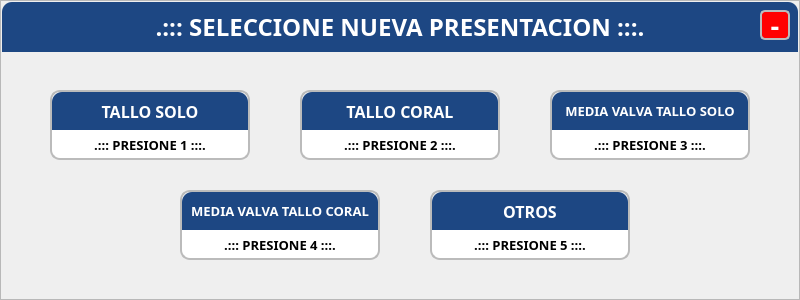
    <widget class="QFrame" name="frmEditarPresentacion">
     <property name="geometry">
      <rect>
       <x>400</x>
       <y>300</y>
       <width>800</width>
       <height>300</height>
      </rect>
     </property>
     <property name="styleSheet">
      <string notr="true">#frmEditarPresentacion{background-color: rgb(255, 255, 255);
color: rgb(0, 0, 0);
border:none;
border-radius: 10px;
border: 2px solid #D9D9D9;}</string>
     </property>
     <property name="frameShape">
      <enum>QFrame::StyledPanel</enum>
     </property>
     <property name="frameShadow">
      <enum>QFrame::Raised</enum>
     </property>
     <widget class="QFrame" name="frmBtnTalloSoloEditarPresentacion">
      <property name="geometry">
       <rect>
        <x>50</x>
        <y>90</y>
        <width>200</width>
        <height>70</height>
       </rect>
      </property>
      <property name="styleSheet">
       <string notr="true">#frmBtnTalloSoloEditarPresentacion{
background-color: rgb(255, 255, 255);
border-radius: 10px;
border: 2px solid #bbbbbb;
}</string>
      </property>
      <property name="frameShape">
       <enum>QFrame::StyledPanel</enum>
      </property>
      <property name="frameShadow">
       <enum>QFrame::Raised</enum>
      </property>
      <widget class="QLabel" name="lblPresione1EditarPresentacion">
       <property name="geometry">
        <rect>
         <x>0</x>
         <y>40</y>
         <width>200</width>
         <height>30</height>
        </rect>
       </property>
       <property name="font">
        <font>
         <family>Poppins</family>
         <pointsize>10</pointsize>
         <weight>75</weight>
         <bold>true</bold>
        </font>
       </property>
       <property name="text">
        <string>.::: PRESIONE 1 :::.</string>
       </property>
       <property name="alignment">
        <set>Qt::AlignCenter</set>
       </property>
      </widget>
      <widget class="QLabel" name="lblEditarPresentacionTalloSolo">
       <property name="geometry">
        <rect>
         <x>2</x>
         <y>2</y>
         <width>196</width>
         <height>38</height>
        </rect>
       </property>
       <property name="font">
        <font>
         <family>Poppins</family>
         <pointsize>12</pointsize>
         <weight>75</weight>
         <bold>true</bold>
        </font>
       </property>
       <property name="styleSheet">
        <string notr="true">color: rgb(255, 255, 255);
border-top-left-radius: 10px;
border-top-right-radius: 10px;
background-color: rgb(29, 71, 131);</string>
       </property>
       <property name="text">
        <string>TALLO SOLO</string>
       </property>
       <property name="alignment">
        <set>Qt::AlignCenter</set>
       </property>
      </widget>
     </widget>
     <widget class="QFrame" name="frmBtnTalloCoralEditarPresentacion">
      <property name="geometry">
       <rect>
        <x>300</x>
        <y>90</y>
        <width>200</width>
        <height>70</height>
       </rect>
      </property>
      <property name="styleSheet">
       <string notr="true">#frmBtnTalloCoralEditarPresentacion{
background-color: rgb(255, 255, 255);
border-radius: 10px;
border: 2px solid #bbbbbb;
}</string>
      </property>
      <property name="frameShape">
       <enum>QFrame::StyledPanel</enum>
      </property>
      <property name="frameShadow">
       <enum>QFrame::Raised</enum>
      </property>
      <widget class="QLabel" name="lblPresione2EditarPresentacion">
       <property name="geometry">
        <rect>
         <x>0</x>
         <y>40</y>
         <width>200</width>
         <height>30</height>
        </rect>
       </property>
       <property name="font">
        <font>
         <family>Poppins</family>
         <pointsize>10</pointsize>
         <weight>75</weight>
         <bold>true</bold>
        </font>
       </property>
       <property name="text">
        <string>.::: PRESIONE 2 :::.</string>
       </property>
       <property name="alignment">
        <set>Qt::AlignCenter</set>
       </property>
      </widget>
      <widget class="QLabel" name="lblEditarPresentacionTalloCoral">
       <property name="geometry">
        <rect>
         <x>2</x>
         <y>2</y>
         <width>196</width>
         <height>38</height>
        </rect>
       </property>
       <property name="font">
        <font>
         <family>Poppins</family>
         <pointsize>12</pointsize>
         <weight>75</weight>
         <bold>true</bold>
        </font>
       </property>
       <property name="styleSheet">
        <string notr="true">color: rgb(255, 255, 255);
border-top-left-radius: 10px;
border-top-right-radius: 10px;
background-color: rgb(29, 71, 131);</string>
       </property>
       <property name="text">
        <string>TALLO CORAL</string>
       </property>
       <property name="alignment">
        <set>Qt::AlignCenter</set>
       </property>
      </widget>
     </widget>
     <widget class="QFrame" name="frmBtnMediaValvaTalloSoloEditarPresentacion">
      <property name="geometry">
       <rect>
        <x>550</x>
        <y>90</y>
        <width>200</width>
        <height>70</height>
       </rect>
      </property>
      <property name="styleSheet">
       <string notr="true">#frmBtnMediaValvaTalloSoloEditarPresentacion{
background-color: rgb(255, 255, 255);
border-radius: 10px;
border: 2px solid #bbbbbb;
}</string>
      </property>
      <property name="frameShape">
       <enum>QFrame::StyledPanel</enum>
      </property>
      <property name="frameShadow">
       <enum>QFrame::Raised</enum>
      </property>
      <widget class="QLabel" name="lblPresione3EditarPresentacion">
       <property name="geometry">
        <rect>
         <x>0</x>
         <y>40</y>
         <width>200</width>
         <height>30</height>
        </rect>
       </property>
       <property name="font">
        <font>
         <family>Poppins</family>
         <pointsize>10</pointsize>
         <weight>75</weight>
         <bold>true</bold>
        </font>
       </property>
       <property name="text">
        <string>.::: PRESIONE 3 :::.</string>
       </property>
       <property name="alignment">
        <set>Qt::AlignCenter</set>
       </property>
      </widget>
      <widget class="QLabel" name="lblEditarPresentacionMediaValvaTalloSolo">
       <property name="geometry">
        <rect>
         <x>2</x>
         <y>2</y>
         <width>196</width>
         <height>38</height>
        </rect>
       </property>
       <property name="font">
        <font>
         <family>Poppins</family>
         <pointsize>10</pointsize>
         <weight>75</weight>
         <bold>true</bold>
        </font>
       </property>
       <property name="styleSheet">
        <string notr="true">color: rgb(255, 255, 255);
border-top-left-radius: 10px;
border-top-right-radius: 10px;
background-color: rgb(29, 71, 131);</string>
       </property>
       <property name="text">
        <string>MEDIA VALVA TALLO SOLO</string>
       </property>
       <property name="alignment">
        <set>Qt::AlignCenter</set>
       </property>
      </widget>
     </widget>
     <widget class="QFrame" name="frmBtnMediaValvaTalloCoralEditarPresentacion">
      <property name="geometry">
       <rect>
        <x>180</x>
        <y>190</y>
        <width>200</width>
        <height>70</height>
       </rect>
      </property>
      <property name="styleSheet">
       <string notr="true">#frmBtnMediaValvaTalloCoralEditarPresentacion{
background-color: rgb(255, 255, 255);
border-radius: 10px;
border: 2px solid #bbbbbb;
}</string>
      </property>
      <property name="frameShape">
       <enum>QFrame::StyledPanel</enum>
      </property>
      <property name="frameShadow">
       <enum>QFrame::Raised</enum>
      </property>
      <widget class="QLabel" name="lblPresione4EditarPresentacion">
       <property name="geometry">
        <rect>
         <x>0</x>
         <y>40</y>
         <width>200</width>
         <height>30</height>
        </rect>
       </property>
       <property name="font">
        <font>
         <family>Poppins</family>
         <pointsize>10</pointsize>
         <weight>75</weight>
         <bold>true</bold>
        </font>
       </property>
       <property name="text">
        <string>.::: PRESIONE 4 :::.</string>
       </property>
       <property name="alignment">
        <set>Qt::AlignCenter</set>
       </property>
      </widget>
      <widget class="QLabel" name="lblEditarPresentacionMediaValvaTalloCoral">
       <property name="geometry">
        <rect>
         <x>2</x>
         <y>2</y>
         <width>196</width>
         <height>38</height>
        </rect>
       </property>
       <property name="font">
        <font>
         <family>Poppins</family>
         <pointsize>10</pointsize>
         <weight>75</weight>
         <bold>true</bold>
        </font>
       </property>
       <property name="styleSheet">
        <string notr="true">color: rgb(255, 255, 255);
border-top-left-radius: 10px;
border-top-right-radius: 10px;
background-color: rgb(29, 71, 131);</string>
       </property>
       <property name="text">
        <string>MEDIA VALVA TALLO CORAL</string>
       </property>
       <property name="alignment">
        <set>Qt::AlignCenter</set>
       </property>
      </widget>
     </widget>
     <widget class="QFrame" name="frmBtnOtrosEditarPresentacion">
      <property name="geometry">
       <rect>
        <x>430</x>
        <y>190</y>
        <width>200</width>
        <height>70</height>
       </rect>
      </property>
      <property name="styleSheet">
       <string notr="true">#frmBtnOtrosEditarPresentacion{
background-color: rgb(255, 255, 255);
border-radius: 10px;
border: 2px solid #bbbbbb;
}</string>
      </property>
      <property name="frameShape">
       <enum>QFrame::StyledPanel</enum>
      </property>
      <property name="frameShadow">
       <enum>QFrame::Raised</enum>
      </property>
      <widget class="QLabel" name="lblPresione5EditarPresentacion">
       <property name="geometry">
        <rect>
         <x>0</x>
         <y>40</y>
         <width>200</width>
         <height>30</height>
        </rect>
       </property>
       <property name="font">
        <font>
         <family>Poppins</family>
         <pointsize>10</pointsize>
         <weight>75</weight>
         <bold>true</bold>
        </font>
       </property>
       <property name="text">
        <string>.::: PRESIONE 5 :::.</string>
       </property>
       <property name="alignment">
        <set>Qt::AlignCenter</set>
       </property>
      </widget>
      <widget class="QLabel" name="lblEditarPresentacionOtros">
       <property name="geometry">
        <rect>
         <x>2</x>
         <y>2</y>
         <width>196</width>
         <height>38</height>
        </rect>
       </property>
       <property name="font">
        <font>
         <family>Poppins</family>
         <pointsize>12</pointsize>
         <weight>75</weight>
         <bold>true</bold>
        </font>
       </property>
       <property name="styleSheet">
        <string notr="true">color: rgb(255, 255, 255);
border-top-left-radius: 10px;
border-top-right-radius: 10px;
background-color: rgb(29, 71, 131);</string>
       </property>
       <property name="text">
        <string>OTROS</string>
       </property>
       <property name="alignment">
        <set>Qt::AlignCenter</set>
       </property>
      </widget>
     </widget>
     <widget class="QLabel" name="lblCerrarEditarPresentacion">
      <property name="geometry">
       <rect>
        <x>760</x>
        <y>10</y>
        <width>30</width>
        <height>30</height>
       </rect>
      </property>
      <property name="font">
       <font>
        <family>Poppins</family>
        <pointsize>20</pointsize>
        <weight>75</weight>
        <bold>true</bold>
       </font>
      </property>
      <property name="styleSheet">
       <string notr="true">background-color: rgb(255, 0, 0);
color: rgb(255, 255, 255);
border-radius: 5px;
border: 2px solid #bbbbbb;</string>
      </property>
      <property name="text">
       <string>-</string>
      </property>
      <property name="alignment">
       <set>Qt::AlignCenter</set>
      </property>
     </widget>
     <widget class="QLabel" name="lblTituloEditarPresentacion">
      <property name="geometry">
       <rect>
        <x>2</x>
        <y>2</y>
        <width>796</width>
        <height>50</height>
       </rect>
      </property>
      <property name="font">
       <font>
        <family>Poppins</family>
        <pointsize>18</pointsize>
        <weight>75</weight>
        <bold>true</bold>
       </font>
      </property>
      <property name="styleSheet">
       <string notr="true">background-color: rgb(29, 71, 131);
color: rgb(255, 255, 255);
border-top-left-radius: 10px;
border-top-right-radius: 10px;</string>
      </property>
      <property name="text">
       <string>.::: SELECCIONE NUEVA PRESENTACION :::.</string>
      </property>
      <property name="alignment">
       <set>Qt::AlignCenter</set>
      </property>
     </widget>
     <zorder>lblTituloEditarPresentacion</zorder>
     <zorder>frmBtnTalloSoloEditarPresentacion</zorder>
     <zorder>frmBtnTalloCoralEditarPresentacion</zorder>
     <zorder>frmBtnMediaValvaTalloSoloEditarPresentacion</zorder>
     <zorder>frmBtnMediaValvaTalloCoralEditarPresentacion</zorder>
     <zorder>frmBtnOtrosEditarPresentacion</zorder>
     <zorder>lblCerrarEditarPresentacion</zorder>
    </widget>
